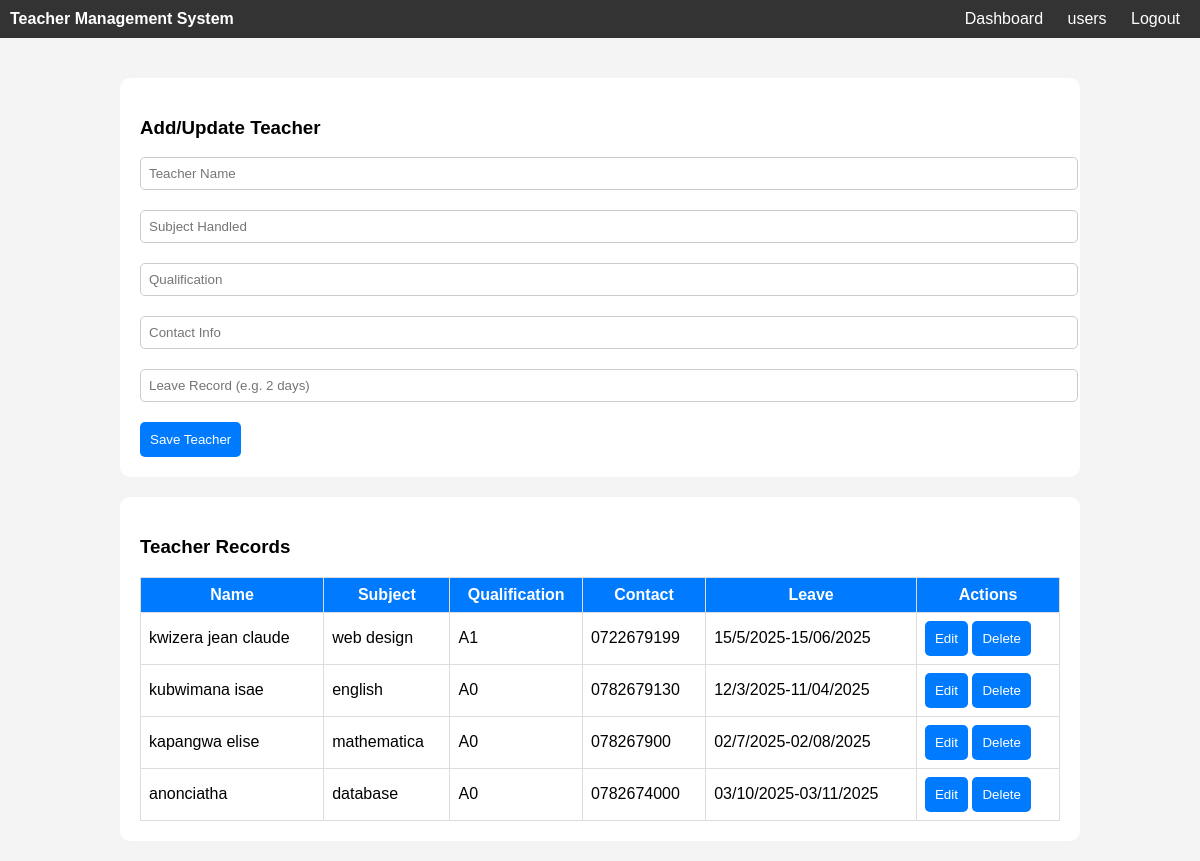
The page /manage_teacher/ on the database its author committed.
### tms/models.py (models this page shows, shortened)
class Teacher(models.Model):
    tname = models.CharField(max_length=100)
    subject = models.CharField(max_length=100)
    qualification = models.CharField(max_length=100, blank=True)
    contact = models.CharField(max_length=100, blank=True)
    leave_record = models.CharField(max_length=50, blank=True)

### tms/views.py (the view)
# urls.py: path('manage_teacher/', views.manage_teacher, name='manage_teacher'),
def manage_teacher(request):
    teachers = Teacher.objects.all()
    return render(request, "manage_teacher.html", {"teachers": teachers})

### tms/templates/manage_teacher.html (shortened to what this page needs)
<!DOCTYPE html>
<html>
<head>
</head>
 {% load static %}
  <link rel="stylesheet" href="{% static 'style.css' %}">
<body>
<div class="flex-nav">
  <div><strong>Teacher Management System</strong></div>
  <div>
    <a href="{% url 'dashboard' %}">Dashboard</a>
    <a href="{% url 'view_users' %}">users</a>
    <a href="{% url 'index' %}">Logout</a>
  </div>
</div>
<div class="container">
  <div class="form-container">
    <h3>Add/Update Teacher</h3>
    <form action="{% url 'save_teacher' %}" method="POST">
      <input type="text" name="tname" placeholder="Teacher Name" required>
      <input type="text" name="subject" placeholder="Subject Handled" required>
      <input type="text" name="qualification" placeholder="Qualification">
      <input type="text" name="contact" placeholder="Contact Info">
      <input type="text" name="leave_record" placeholder="Leave Record (e.g. 2 days)">
      <button type="submit">Save Teacher</button>
    </form>
  </div>
  <div class="table-container">
    <h3>Teacher Records</h3>
    <table>
      <thead>
        <tr>
          <th>Name</th>
          <th>Subject</th>
          <th>Qualification</th>
          <th>Contact</th>
          <th>Leave</th>
          <th>Actions</th>
        </tr>
      </thead>
      <tbody>
        {% for teacher in teachers %}
        <tr>
          <td>{{ teacher.tname }}</td>
          <td>{{ teacher.subject }}</td>
          <td>{{ teacher.qualification }}</td>
          <td>{{ teacher.contact }}</td>
          <td>{{ teacher.leave_record }}</td>
          <td>
            <form action="{% url 'edit_teacher' teacher.id %}" method="GET" style="display:inline;">
              <button type="submit">Edit</button>
            </form>
            <form action="{% url 'delete_teacher' teacher.id %}" method="POST" style="display:inline;">
              <button type="submit">Delete</button>
            </form>
          </td>
        </tr>
        {% empty %}
        <tr><td colspan="6">No teacher records found.</td></tr>
        {% endfor %}
      </tbody>
    </table>
  </div>
</div>
</body>
</html>

### tms/static/style.css (style rules this page uses)
body { margin: 0; font-family: Arial, sans-serif; background-color: #f4f4f4; }
.container { width: 80%; margin: auto; padding: 20px; }
.flex-nav { display: flex; background-color: #333; padding: 10px; justify-content: space-between; color: #fff; }
.flex-nav a { color: white; margin: 0 10px; text-decoration: none; }
.form-container, .table-container { background: white; padding: 20px; margin-top: 20px; border-radius: 10px; }
input, select { display: block; width: 100%; padding: 8px; margin-top: 10px; margin-bottom: 20px; border-radius: 5px; border: 1px solid #ccc; }
button { background-color: #007bff; color: white; padding: 10px; border: none; border-radius: 5px; cursor: pointer; }
table { width: 100%; border-collapse: collapse; }
table, th, td { border: 1px solid #ddd; padding: 8px; }
th { background-color: #007bff; color: white; }

### rows shown on the page
Teacher: tname "kwizera jean claude", subject "web design", qualification "A1", contact "0722679199", leave_record "15/5/2025-15/06/2025"
Teacher: tname "kubwimana isae", subject "english", qualification "A0", contact "0782679130", leave_record "12/3/2025-11/04/2025"
Teacher: tname "kapangwa elise", subject "mathematica", qualification "A0", contact "078267900", leave_record "02/7/2025-02/08/2025"
Teacher: tname "anonciatha", subject "database", qualification "A0", contact "0782674000", leave_record "03/10/2025-03/11/2025"
